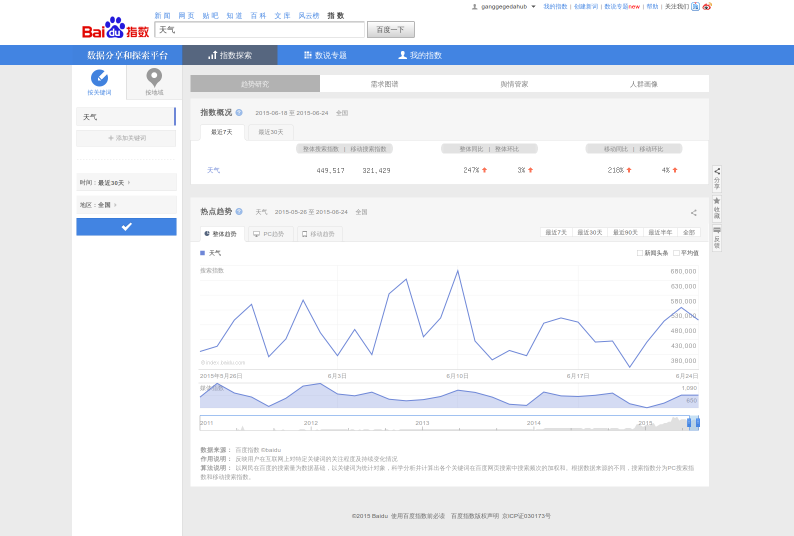
#> input picture shot.png, 1587 x 1071 px (shown at 1/2 size)
$ python deal_image.py   (Python 2 division)
#> lines starting #> are read from the running program, lines starting #| are printed output that depends on the picture; long printed decimals are rounded
#!/usr/bin/env python
# coding:utf-8
from PIL import Image, ImageDraw, ImageFilter, ImageEnhance
from pylab import *

image_name = "shot.png"

my_image = Image.open(image_name)
#> my_image is the input picture: PIL image 1587x1071 RGBA; mean R, G, B, A 236.9, 239.5, 243.8, 255

search_width = 996
search_height = 209


def crop_img(img):
    chart_box = (400, 450, 1400, 820)
    chart_image = img.crop(chart_box)
    chart_image.save('chart.jpg')

    search_box = (0, 80, search_width, 80 + search_height)
    search_img = chart_image.crop(search_box)
    search_img.save('search.jpg')
    search_filter_img = search_img.filter(ImageFilter.DETAIL)
    search_filter_img.save('search_filter_img.jpg')
    return chart_image, search_img


def img2data(img):
    return list(img.getdata())


def gray_img(img):
    return img.convert('L')

def enhance(img, value = 2.0):
    return ImageEnhance.Contrast(img).enhance(value)

def twovalue_img_data(img, threhold=180):
    dst = img
    pix_list = list(dst.getdata())
    for n in range(len(pix_list)):
        if pix_list[n] < threhold:
            pix_list[n] = 0
        else:
            pix_list[n] = 255
    dst.putdata(pix_list)
    return dst

def onevalue_gray(gray_img, threhold = 253):
    dst = gray_img
    pix_list = img2data(gray_img)
    for n in range(len(pix_list)):
        if pix_list[n] == threhold:
            pix_list[n] = 0
        else:
            pix_list[n] = 255
    dst.putdata(pix_list)
    return dst

def onevalue_color(img):
    blue_color = [(237, 255, 255) ,(233, 255, 255),(239, 255, 255)]
    dst = img
    # dst.show('enhance')
    pix_list = img2data(img)
    for n in range(len(pix_list)):
        if pix_list[n][0] !=0 or pix_list[n][1] > 2 or pix_list[n][2] ==0 or \
            pix_list[n][0] == pix_list[n][1] == pix_list[n][2]:
            pix_list[n] = (255,255,255)
    dst.putdata(pix_list)
    # dst.show()
    # day_2_x(dst,30,True)
    gray = gray_img(dst)
    # gray.show()
    twovalue = twovalue_img_data(gray, 20)
    # static_img_color(dst)
    return twovalue
    # [10 lines of commented-out code are left out]
    return dst

def img_xy_rotate(img):
    return img.transpose(Image.ROTATE_270)
    # [11 lines of commented-out code are left out]


def day_2_x(img, x_day, show_lines=False):
    # dst = twovalue_img_data(img, 180)
    dst =img
    (width, height) = dst.size
    gap = width * 1.0 / (x_day - 1)
    draw = ImageDraw.Draw(dst)
    day2x = []
    for n in range(0, x_day):
        if n == 0:
            x = 1
        elif n < x_day - 1:
            x = int(gap * n)
        elif n == x_day:
            x = width - 1
        day2x.append(x)
        if show_lines is True:
            draw.line([(x, 0), (x, height)], width=1)
    if show_lines is True:
        dst.show()
    return day2x
    # print days_data[1]
    # print day2x


def data_of_day(day2x, img_270):
    # data_list = []
    img_270_list = list(img_270.getdata())
    print img_270_list


def zhifang_img(gray_img):
    pix_list = img2data(gray_img)
    zhifang_list = []
    for i in range(256):
        zhifang_list.append(0)
    for n in range(len(pix_list)):
        zhifang_list[pix_list[n]] += 1
    # print zhifang_list
    plot(range(256), zhifang_list)
    axis([240,256,0,zhifang_list[-1]])
    show()

def static_img_color(img):
    pix_list = img2data(img)
    color_dic = {}
    list_color = []
    for n in pix_list:
        if list_color.count(n) == 0:
            list_color.append(n)
            color_dic[n] = 0
        color_dic[n] += 1
    print len(color_dic)
    color_dic = sorted(color_dic.items(), key=lambda d:d[1], reverse=True)
    for (c,m) in color_dic:
        print 'color:',c,' number:',m

#get index number of x day's point
def x_days_index(gray,x_day_list):
    im = img_xy_rotate(gray)
    # im.show()
    xy_rotate_list = img2data(im)
    x_days_index = []
    for n in x_day_list:
        x_day_data = xy_rotate_list[n*search_height:(n+1)*search_height]
        point_count = 0
        point_number = 0
        for m in range(search_height):
            if x_day_data[m] == 0:
                point_count += m
                point_number += 1
        x_days_index.append(point_count * 1.0 / point_number)
    return x_days_index


if __name__ == '__main__':
    crop_img(my_image)
#> in crop_img, `chart_image = img.crop(chart_box)`:
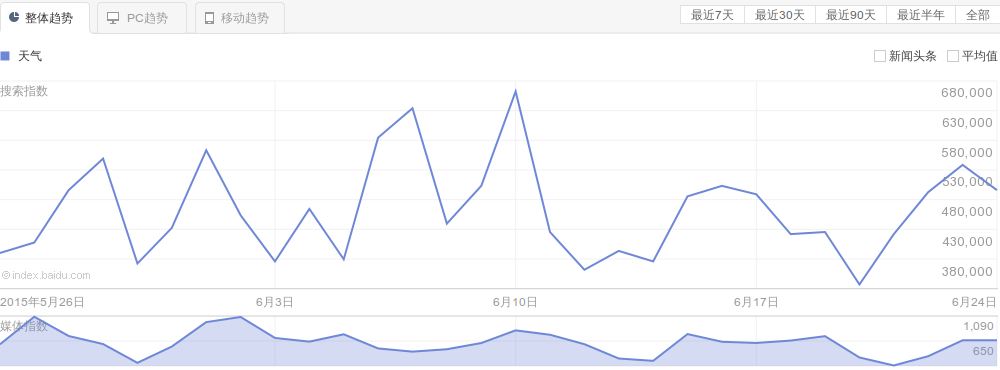
#> chart_image: PIL image 1000x370 RGBA; mean R, G, B, A 247.5, 248.3, 251, 255
#> in crop_img, `search_img = chart_image.crop(search_box)`:
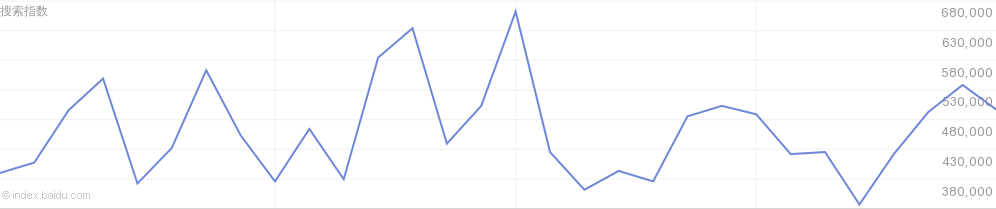
#> search_img: PIL image 996x209 RGBA; mean R, G, B, A 251.1, 251.6, 253, 255
    search_fil = Image.open("search_filter_img.jpg")
# search_enhance = ImageEnhance.Contrast(search_fil).enhance(2.0)
    v = onevalue_color(enhance(search_fil))
#> in enhance, `return ImageEnhance.Contrast(img).enhance(value)`:
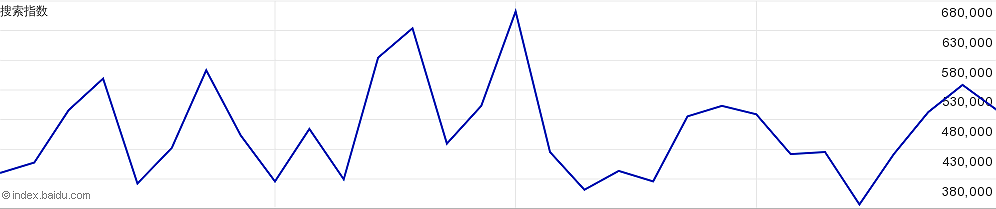
#> returned value: PIL image 996x209 RGB; mean R, G, B 247.6, 247.9, 250.8
#> in onevalue_color, `blue_color = [(237, 255, 255) ,(233, 255, 255),(239, 255, 255)]`: blue_color = [(237, 255, 255), (233, 255, 255), (239, 255, 255)]
#> in onevalue_color, `pix_list = img2data(img)`: pix_list = 208164 items
#> in onevalue_color, `dst.putdata(pix_list)`:
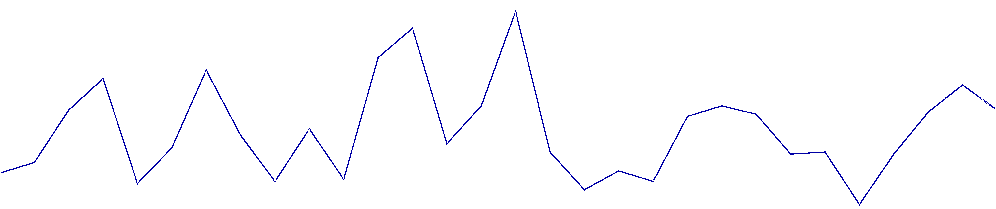
#> dst: PIL image 996x209 RGB; mean R, G, B 252.2, 252.2, 254
#> in gray_img, `return img.convert('L')`:
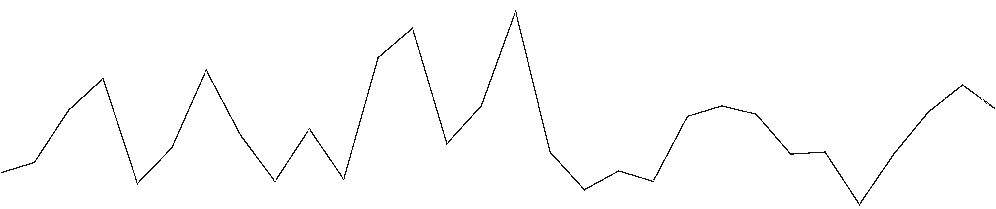
#> returned value: PIL image 996x209 L; min 13, max 255, mean 252.4
#> in twovalue_img_data, `dst.putdata(pix_list)`:
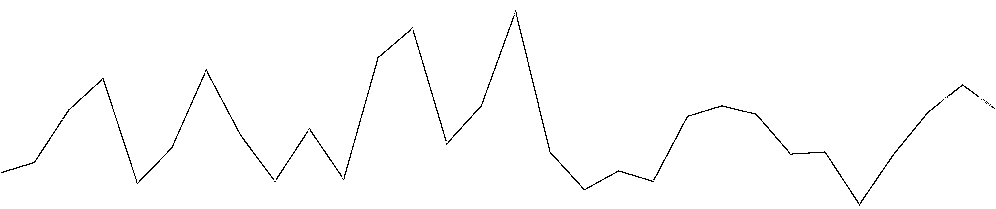
#> dst: PIL image 996x209 L; 98.9% white; black in thin lines or dots
    days2x = day_2_x(v, 30)
#> after the loop in day_2_x, `for n in range(0, x_day):`: day2x = 30 values from 1 to 961
#> days2x = 30 values from 1 to 961
    print x_days_index(v, days2x)
#> in img_xy_rotate, `return img.transpose(Image.ROTATE_270)`:
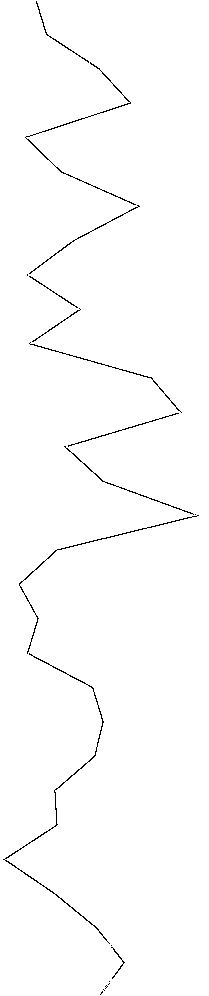
#> returned value: PIL image 209x996 L; 98.9% white; black in thin lines or dots
#> in x_days_index, `xy_rotate_list = img2data(im)`: xy_rotate_list = 208164 items
#> the loop in x_days_index, `for n in x_day_list:` made 30 passes
#> n on passes 2 to 13: 34, 68, 103, 137, 171, 206, 240, 274, 309, 343, 377, 412
#> after the loop in x_days_index, `for n in x_day_list:`: x_days_index = 30 values, max 197.5 at index 15, min 5.5 at index 25, mean 79.26
#| [36.0, 46.5, 98.0, 128.5, 25.0, 60.5, 138.5, 73.5, 27.0, 80.0, 29.0, 149.0, 181.0, 65.667, 101.5, 197.5, 59.0, 19.5, 37.5, 27.0, 90.0, 102.5, 94.5, 55.5, 56.5, 5.5, 52.5, 95.5, 122.5, 122.5]
# [62 lines of commented-out code are left out]
